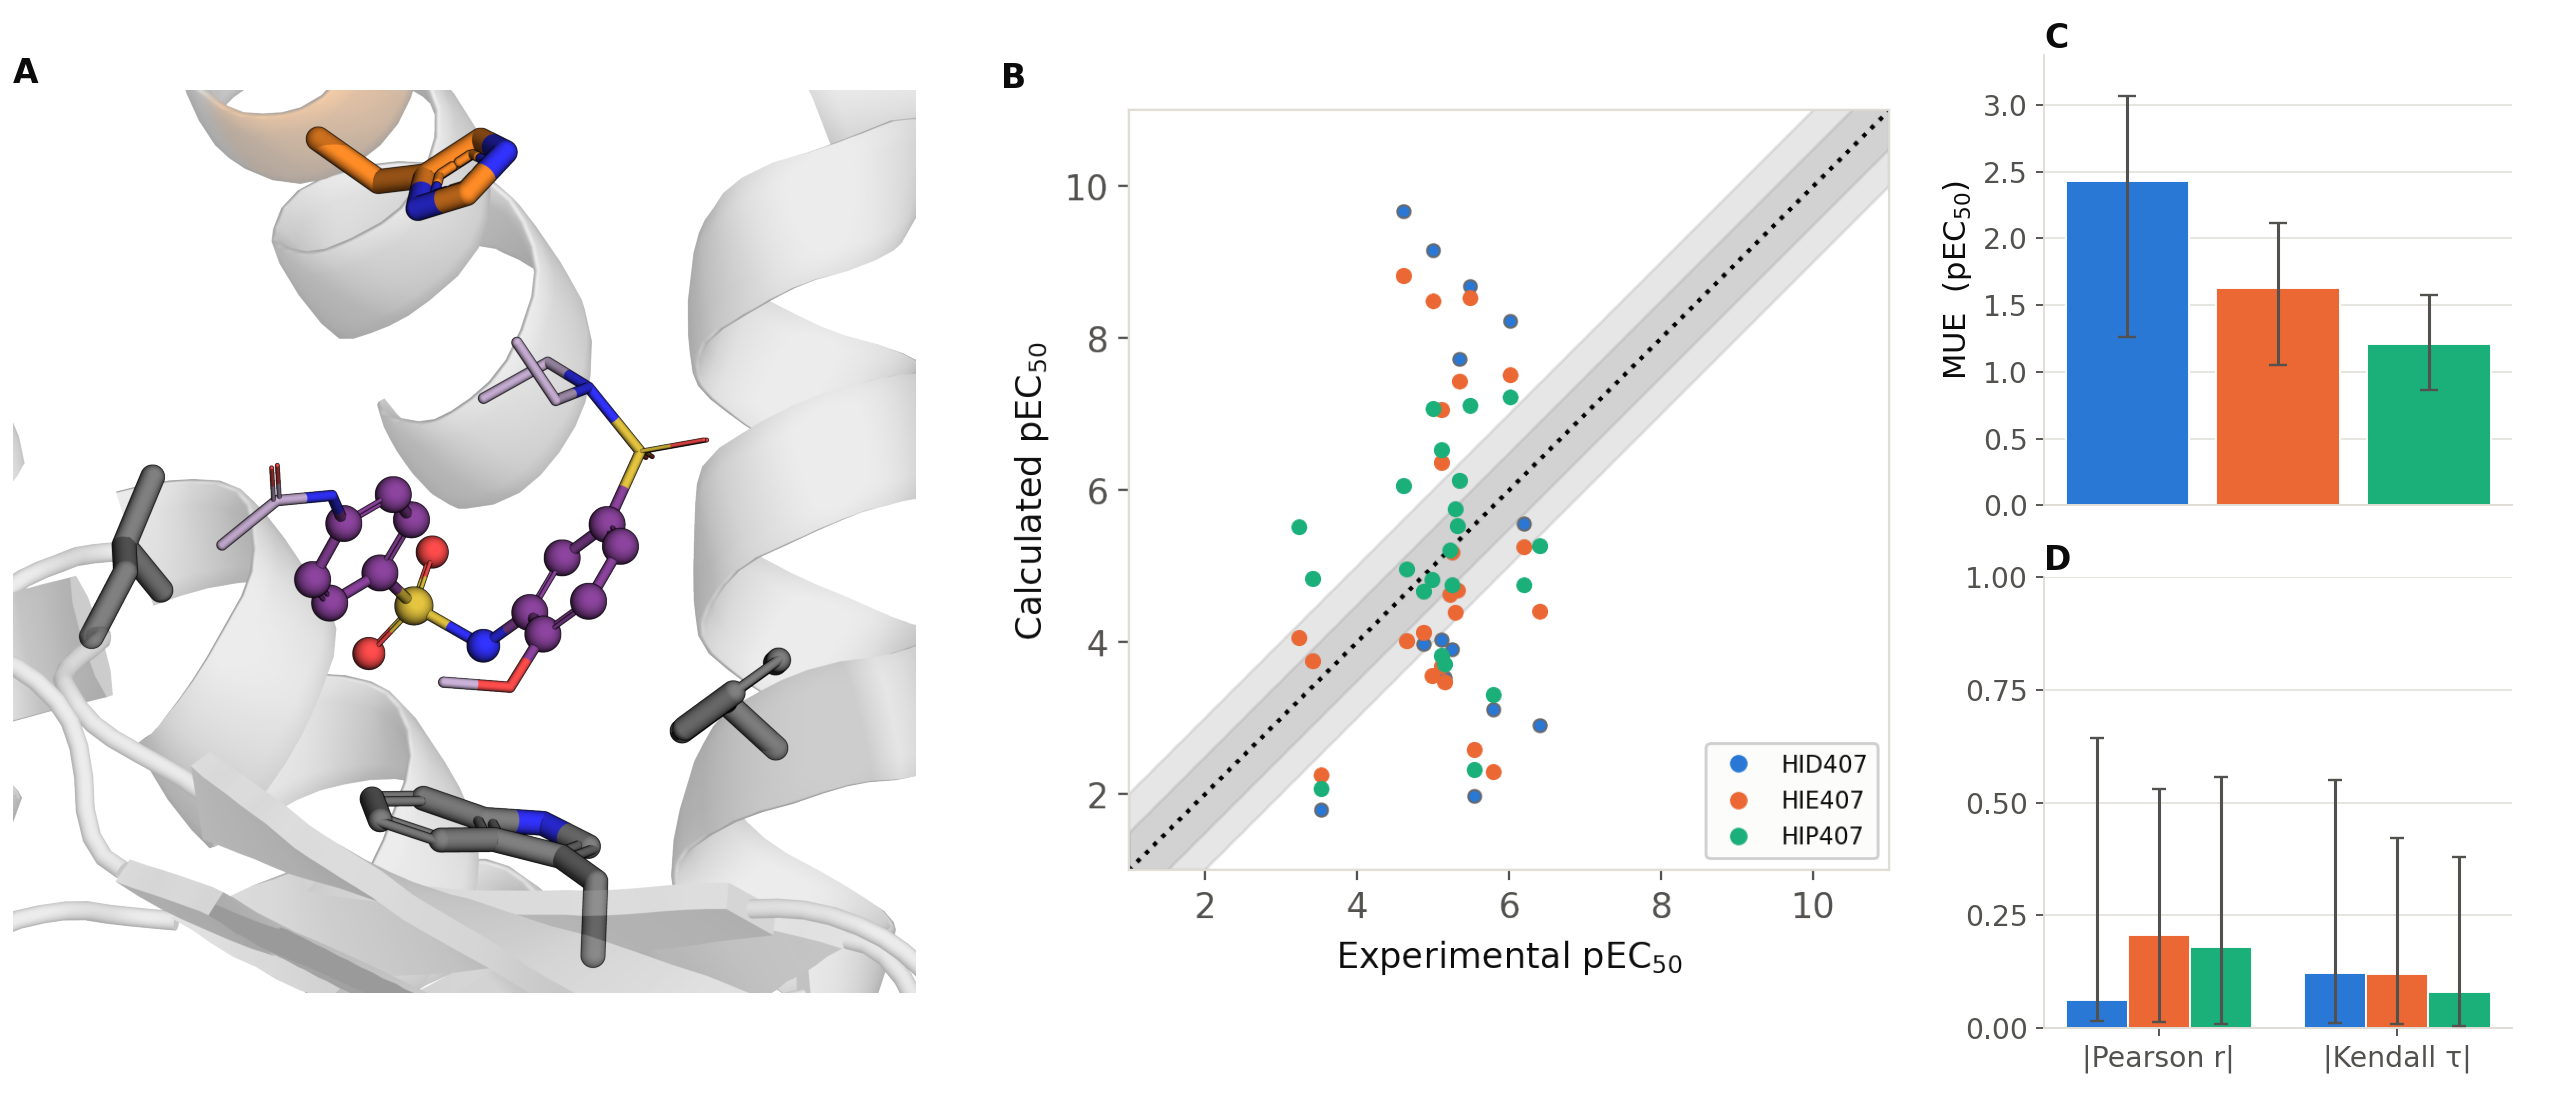

Write Python code to recreate this figure.
"""Figure 4 -- the PXR blind-challenge subseries (21 compounds, biaryl sulfonamide).

A  binding site, OADMET-0006557 (the crystallised compound)
B  RBFE vs experimental pEC50, one series per His407 tautomer
C  MUE          } 95% bootstrap over ligand resampling AND the per-ligand FEP
D  |r| and |tau|} uncertainties; the FEP term alone is only 19-41% of each interval

Correlations are absolute values on a fixed 0-1 axis, so the two metrics share a
panel. HID407's Kendall tau is genuinely negative (-0.12) and reads as 0.12 here;
signed values are printed.

    python figures/fig4_challenge_subseries.py
"""
import numpy as np
import pandas as pd
from scipy import stats as sps

from common import (DATA, GRID, INK_2, KCAL_PER_LOG, OUT, TAUTOMERS, letter,
                    parity_overlay, plt, shared_limits, show, style, trim)

BOOTSTRAP_N, SEED, PCT = 5000, 20261023, (2.5, 97.5)
CORR_YLIM = (0.0, 1.0)


def _stats(e, p):
    p = p - p.mean() + e.mean()
    return (abs(float(sps.pearsonr(p, e)[0])), float(np.mean(np.abs(p - e))),
            abs(float(sps.kendalltau(p, e)[0])))


def bootstrap(e, p, sigma, fep_only=False):
    rng = np.random.default_rng(SEED)
    draws = []
    for _ in range(BOOTSTRAP_N):
        i = np.arange(len(e)) if fep_only else rng.integers(0, len(e), len(e))
        v = _stats(e[i], p[i] + rng.normal(0.0, sigma[i]))
        if all(np.isfinite(x) for x in v):
            draws.append(v)
    lo, hi = np.percentile(np.asarray(draws), PCT, axis=0)
    return {k: (lo[j], hi[j]) for j, k in enumerate(("r", "mue", "tau"))}


def load():
    df = pd.read_csv(DATA / "challenge_subseries/dg_predictions.csv")
    out = {}
    for t in TAUTOMERS:
        sub = df[df[f"DG_{t} (kcal/mol) (FECS)"].notna()]
        e = -sub["DG (kcal/mol) (EXPT)"].to_numpy() / KCAL_PER_LOG
        p = -sub[f"DG_{t} (kcal/mol) (FECS)"].to_numpy() / KCAL_PER_LOG
        p = p - p.mean() + e.mean()          # cinnabar convention
        s = sub[f"uncertainty_{t} (kcal/mol) (FECS)"].to_numpy() / KCAL_PER_LOG
        out[t] = dict(n=len(p), expt=e, pred=p, r=float(sps.pearsonr(p, e)[0]),
                      mue=float(np.mean(np.abs(p - e))),
                      tau=float(sps.kendalltau(p, e)[0]),
                      ci=bootstrap(e, p, s), ci_fep=bootstrap(e, p, s, True))
    return out


def _err(v, ci):
    return [[max(0.0, v - ci[0])], [max(0.0, ci[1] - v)]]


def bars(ax, sweep, key, label, ylim=None, groups=None):
    names = list(sweep)
    if groups is None:
        for i, t in enumerate(names):
            ax.bar(i, sweep[t][key], 0.82, color=TAUTOMERS[t], edgecolor="white",
                   lw=0.8, zorder=2)
            ax.errorbar(i, sweep[t][key], yerr=_err(sweep[t][key], sweep[t]["ci"][key]),
                        fmt="none", ecolor=INK_2, elinewidth=1.3, capsize=4, zorder=3)
        ax.set_xticks([])
        ax.set_ylim(0, max(sweep[t]["ci"][key][1] for t in names) * 1.10)
    else:
        base, w = np.arange(len(groups)), 0.26
        for i, t in enumerate(names):
            x = base + (i - (len(names) - 1) / 2) * w
            vals = [abs(sweep[t][k]) for _, k in groups]
            ax.bar(x, vals, w, color=TAUTOMERS[t], edgecolor="white", lw=0.8, zorder=2)
            for xi, (_, k), v in zip(x, groups, vals):
                ax.errorbar(xi, v, yerr=_err(v, sweep[t]["ci"][k]), fmt="none",
                            ecolor=INK_2, elinewidth=1.3, capsize=3, zorder=3)
        ax.set_xticks(base)
        ax.set_xticklabels([g[0] for g in groups], fontsize=13)
        ax.set_ylim(*ylim)
        ax.set_yticks(np.arange(0, 1.01, 0.25))
    ax.tick_params(labelsize=12)
    if label:
        ax.set_ylabel(label, fontsize=13)
    style(ax, axis="y")


def main():
    sweep = load()
    lim = shared_limits(*[v for s in sweep.values() for v in (s["expt"], s["pred"])])
    panel_b = parity_overlay(
        [(s["expt"], s["pred"], TAUTOMERS[t], t) for t, s in sweep.items()],
        OUT / "_fig4_parity.png", "pEC$_{50}$", lim, figsize=6.0, transparent=True)

    fig = plt.figure(figsize=(15.0, 6.5))
    gs = fig.add_gridspec(2, 3, width_ratios=[1.0, 1.0, 0.58],
                          wspace=0.11, hspace=0.16)
    ax_a, ax_b = fig.add_subplot(gs[:, 0]), fig.add_subplot(gs[:, 1])
    ax_c, ax_d = fig.add_subplot(gs[0, 2]), fig.add_subplot(gs[1, 2])
    show(ax_a, OUT / "pose_challenge.png")
    show(ax_b, panel_b)
    bars(ax_c, sweep, "mue", "MUE  (pEC$_{50}$)")
    bars(ax_d, sweep, None, None, CORR_YLIM,
         [("|Pearson r|", "r"), ("|Kendall τ|", "tau")])
    for t, ax in zip("ABCD", (ax_a, ax_b, ax_c, ax_d)):
        letter(ax, t)

    fig.subplots_adjust(left=0.005, right=0.985, top=0.95, bottom=0.07)
    for ax in (ax_c, ax_d):           # after subplots_adjust, which resets positions
        b = ax.get_position()
        ax.set_position([b.x0 + 0.022, b.y0, b.width - 0.022, b.height])
    out = OUT / "fig4_challenge_subseries.png"
    fig.savefig(out, dpi=170, transparent=True)
    print(f"wrote {out}")
    for t, s in sweep.items():
        print(f"  {t} n={s['n']:3d}  r {s['r']:+.3f}  MUE {s['mue']:.3f}  "
              f"tau {s['tau']:+.3f}  (plotted as absolute values)")


if __name__ == "__main__":
    main()
